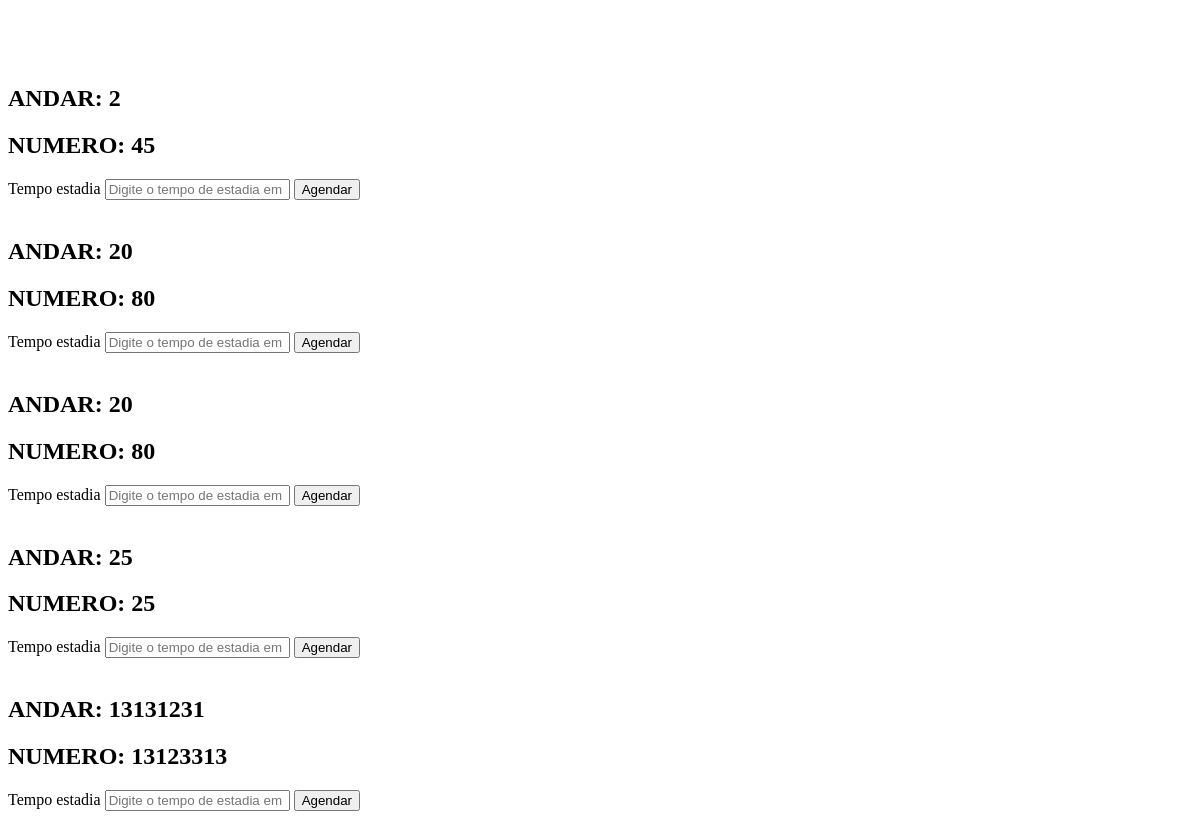
/hotel_reserva/11, run on an earlier commit of the app's database.
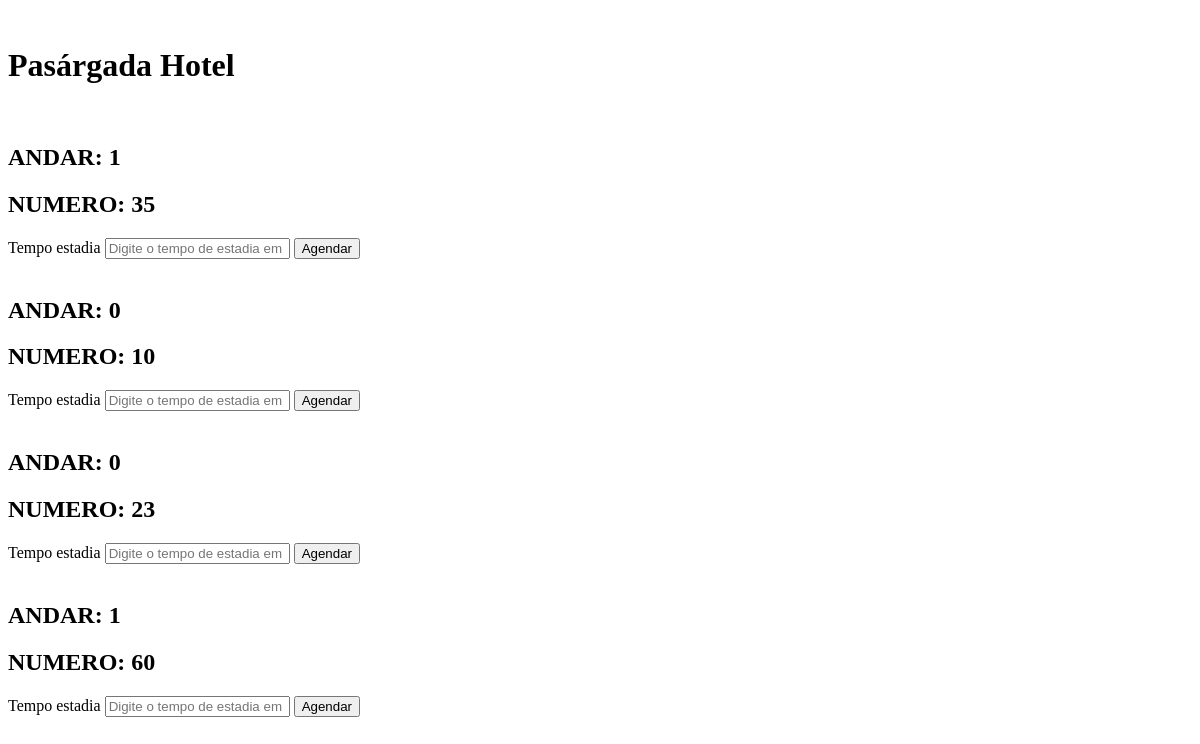
And on a later commit of the database.
### tables this page shows
CREATE TABLE quartos 
(
    id_quarto INTEGER PRIMARY KEY AUTOINCREMENT,
    andar TEXT,
    numero_quarto TEXT,
    preco REAL,
    imagem TEXT,
    id_hotel INTEGER, descricao TEXT,
    FOREIGN KEY (id_hotel) REFERENCES hoteis(id_hotel)
);

CREATE TABLE hoteis
(
    id_hotel INTEGER PRIMARY KEY AUTOINCREMENT,
    nome TEXT,
    cidade TEXT,
    bairro TEXT,
    rua TEXT,
    numero INTEGER,
    cnpj INTEGER,
    email TEXT,
    senha TEXT,
    foto TEXT

, background text, chave_pix text);

### routes/route_hotel.py (the view)
@hotel_bp.route('/hotel_reserva/<int:id_hotel>', methods=['GET', 'POST'])
def hotel_reserva(id_hotel):
    hotel_model = HotelModel(id_hotel=id_hotel)
    hotel = hotel_model.buscar_por_hotel()
    quarto_model = QuartoModel(id_hotel=id_hotel)
    quartos = quarto_model.buscar_todos_quartos()
    return render_template('empresa/hotel_reserva.html', hotel=hotel, quartos=quartos)

### models/connect.py (called while the page is built)
    def connect(self):
        self.conn = sqlite3.connect(self.db_name)
        self.conn.row_factory = sqlite3.Row  # Para retornar dicionários
        self.cursor = self.conn.cursor()

    def execute(self, query, params=None):
        if self.conn is None:
            self.connect()
        if params:
            self.cursor.execute(query, params)
        else:
            self.cursor.execute(query)
        return self.cursor

    def fetchall(self):
        return self.cursor.fetchall()

    def fetchone(self):
        return self.cursor.fetchone()

    def close(self):
        if self.conn:
            self.conn.close()
            self.conn = None
            self.cursor = None

### models/hotel_model.py (called while the page is built)
    def buscar_por_hotel(self):
        db = Database()
        db.connect()
        sql = "SELECT * FROM hoteis WHERE id_hotel=?"
        db.execute(sql, (self.id_hotel,))
        hotel = db.fetchone()
        db.close()
        return hotel

### models/quarto_model.py (called while the page is built)
    def buscar_todos_quartos(self):
        db = Database()
        db.connect()
        sql = "SELECT * FROM quartos"
        db.execute(sql)
        quartos = db.fetchall()
        db.close()
        return quartos

### templates/empresa/hotel_reserva.html (shortened to what this page needs)
<!DOCTYPE html>
<html lang="en">
<head>
</head>
<body>
    <h1>{{ hotel.nome }}</h1>
    {% for quarto in quartos %}
    <h2>ANDAR: {{ quarto.andar }}</h2>
    <h2>NUMERO: {{ quarto.numero_quarto }}</h2>
    <form action="/reservas" method="post">
        <label for="estadia">Tempo estadia</label>
        <input type="text" name="tempo_estadia" placeholder="Digite o tempo de estadia em dias" required>
        <button type="submit">Agendar</button>
    </form>
    {% endfor %}
</body>
</html>

What changed in the data, as far as the page shows it:
removed quartos: andar "2", numero_quarto "45"
removed quartos: andar "20", numero_quarto "80"
removed quartos: andar "20", numero_quarto "80"
removed quartos: andar "25", numero_quarto "25"
removed quartos: andar "13131231", numero_quarto "13123313"
added hoteis: nome "Pasárgada Hotel"
added quartos: andar "1", numero_quarto "35"
added quartos: andar "0", numero_quarto "10"
added quartos: andar "0", numero_quarto "23"
added quartos: andar "1", numero_quarto "60"
